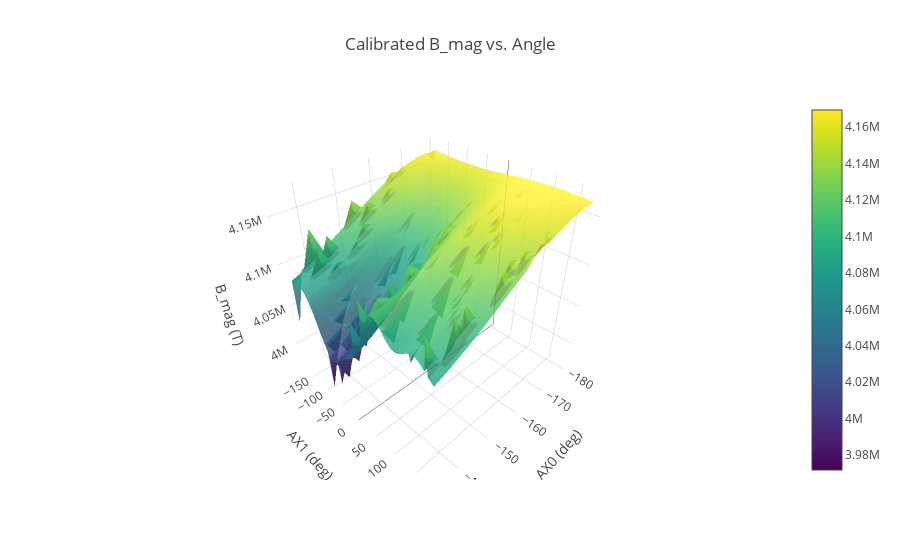

Write notebook code for a chart like this one.
### Code cell
iplot(fig, filename='B_vs_angle_surf')

### Figure 1 — Plotly figure (JSON) as saved in the notebook; plotly's stock layout.template omitted (floating-point values rounded to 4 significant figures; data arrays with more than 128 entries replaced by an {"elided": "..."} marker saying what was removed)
{"data": [{"colorscale": "Viridis", "opacity": 0.8, "type": "surface", "uid": "bc7be39a-cf4c-4f65-8680-b30f69baaedf", "x": {"elided": "16x120 float values"}, "y": {"elided": "16x120 float values"}, "z": {"elided": "16x120 float values"}}], "layout": {"scene": {"xaxis": {"title": "AX0 (deg)"}, "yaxis": {"title": "AX1 (deg)"}, "zaxis": {"title": "B_mag (T)"}}, "title": "Calibrated B_mag vs. Angle"}}
